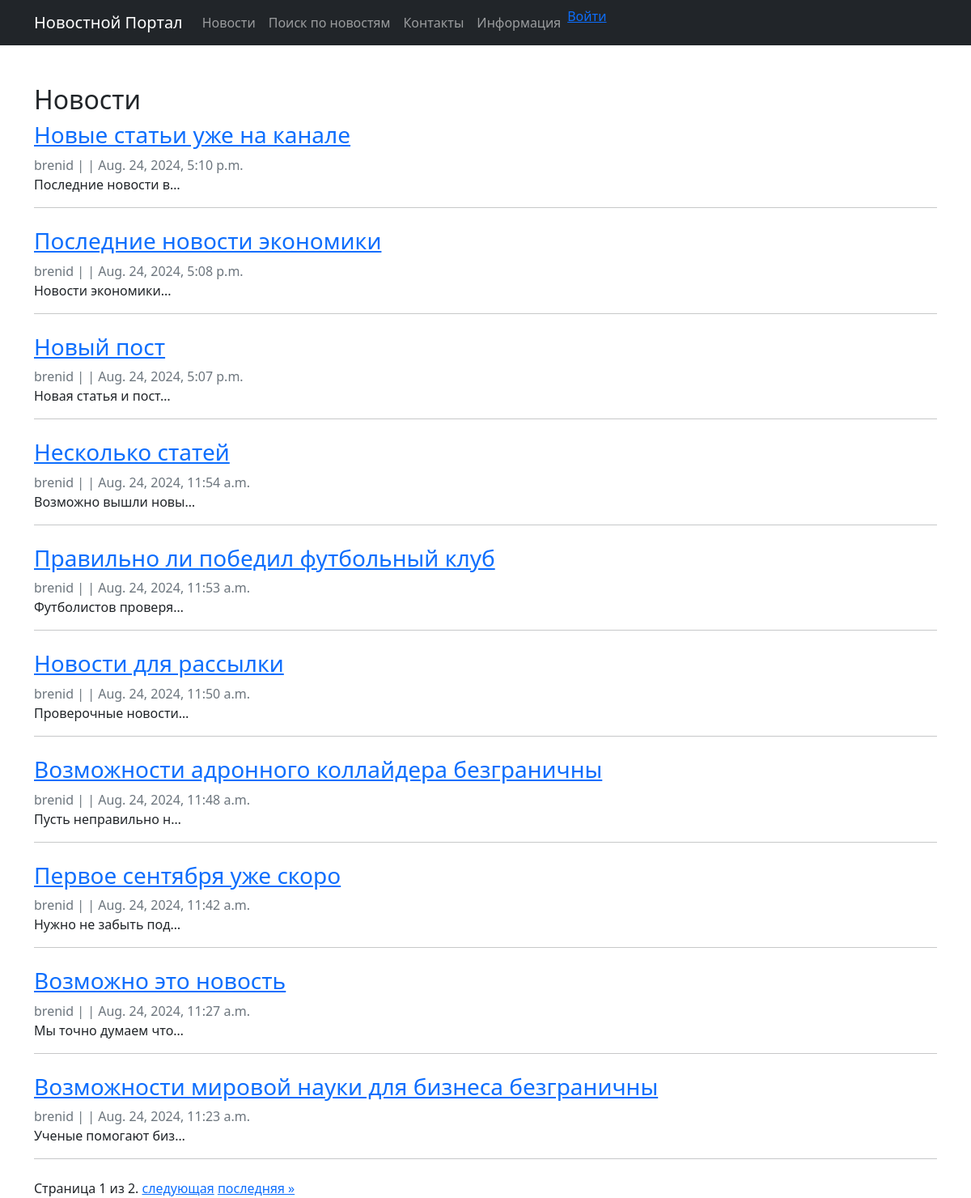
Page /news/ on the committed database.
### newsapp/models.py (models this page shows, shortened)
class Post(models.Model):
    NEWS = 'NW'
    ARTICLE = 'AR'
    CATEGORY_CHOICES = [
        (NEWS, 'Новость'),
        (ARTICLE, 'Статья'),
    ]
    author = models.ForeignKey(Author, on_delete=models.CASCADE)
    categoryType = models.CharField(max_length=2, choices=CATEGORY_CHOICES, default=NEWS)
    dateCreation = models.DateTimeField(auto_now_add=True)
    postCategory = models.ManyToManyField(Category, through='PostCategory')
    title = models.CharField(max_length=200)
    text = models.TextField()
    rating = models.SmallIntegerField(default=0)
    image = models.ImageField(upload_to='post_images/', null=True, blank=True)
    def preview(self):
        return self.text[0:123] + '...'

class Author(models.Model):
    authorUser = models.OneToOneField(User, on_delete=models.CASCADE)
    ratingAuthor = models.SmallIntegerField(default=0)

### newsapp/views.py (the view)
# urls.py: path('news/', views.news_list, name='news_list'),
def news_list(request):
    posts = Post.objects.all().order_by('-dateCreation')
    paginator = Paginator(posts, 10)
    page_number = request.GET.get('page')
    page_obj = paginator.get_page(page_number)
    is_author = request.user.groups.filter(name='Авторы').exists() if request.user.is_authenticated else False
    return render(request, 'newsapp/news_list.html', {'page_obj': page_obj, 'is_author': is_author})

### newsapp/templatetags/censor.py (called while the page is built)
@register.filter(name='censor')
def censor(value):
    vulgar_words = ['пидор', 'сука', 'редиска']
    for word in vulgar_words:
        value = value.replace(word, '*' * len(word))
    return value

### newsapp/templates/newsapp/news_list.html (shortened to what this page needs)
{% extends 'newsapp/base.html' %}
{% load censor %}
{% block content %}
<div class="mt-5">
    <h2>Новости</h2>
    <ul class="list-unstyled">
        {% for post in page_obj %}
        <li class="mb-4">
            <h3><a href="{% url 'news_detail' pk=post.id %}">{{ post.title|censor }}</a></h3>
            <div class="text-muted">
                <span>{{ post.author.authorUser.username }}</span> |
                 |
                <span>{{ post.dateCreation }}</span>
            </div>
            <p>{{ post.preview|censor|truncatechars:20 }}</p>
            <hr>
        </li>
        {% endfor %}
    </ul>
    <div class="pagination">
        <span class="step-links">
            <span class="current">
                Страница {{ page_obj.number }} из {{ page_obj.paginator.num_pages }}.
            </span>
            {% if page_obj.has_next %}
                <a href="?page={{ page_obj.next_page_number }}">следующая</a>
                <a href="?page={{ page_obj.paginator.num_pages }}">последняя &raquo;</a>
            {% endif %}
        </span>
    </div>
</div>
{% endblock %}

### rows in the picture
Post: title|censor "Новые статьи уже на канале", author.authorUser.username "brenid", dateCreation "Aug. 24, 2024, 5:10 p.m.", preview|censor "Последние новости в…"
Post: title|censor "Последние новости экономики", author.authorUser.username "brenid", dateCreation "Aug. 24, 2024, 5:08 p.m.", preview|censor "Новости экономики..."
Post: title|censor "Новый пост", author.authorUser.username "brenid", dateCreation "Aug. 24, 2024, 5:07 p.m.", preview|censor "Новая статья и пост…"
Post: title|censor "Несколько статей", author.authorUser.username "brenid", dateCreation "Aug. 24, 2024, 11:54 a.m.", preview|censor "Возможно вышли новы…"
Post: title|censor "Правильно ли победил футбольный клуб", author.authorUser.username "brenid", dateCreation "Aug. 24, 2024, 11:53 a.m.", preview|censor "Футболистов проверя…"
Post: title|censor "Новости для рассылки", author.authorUser.username "brenid", dateCreation "Aug. 24, 2024, 11:50 a.m.", preview|censor "Проверочные новости…"
Post: title|censor "Возможности адронного коллайдера безграничны", author.authorUser.username "brenid", dateCreation "Aug. 24, 2024, 11:48 a.m.", preview|censor "Пусть неправильно н…"
Post: title|censor "Первое сентября уже скоро", author.authorUser.username "brenid", dateCreation "Aug. 24, 2024, 11:42 a.m.", preview|censor "Нужно не забыть под…"
Post: title|censor "Возможно это новость", author.authorUser.username "brenid", dateCreation "Aug. 24, 2024, 11:27 a.m.", preview|censor "Мы точно думаем что…"
Post: title|censor "Возможности мировой науки для бизнеса безграничны", author.authorUser.username "brenid", dateCreation "Aug. 24, 2024, 11:23 a.m.", preview|censor "Ученые помогают биз…"

### other values in the picture
{{ page_obj.number }} "1"
{{ page_obj.paginator.num_pages }} "2"
